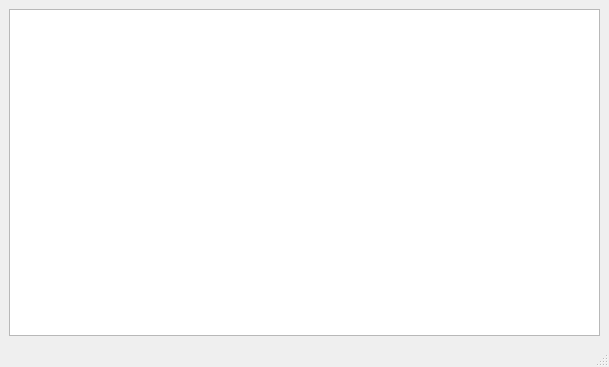
<?xml version="1.0" encoding="UTF-8"?>
<ui version="4.0">
 <class>SAKPingAssistant</class>
 <widget class="QMainWindow" name="SAKPingAssistant">
  <property name="geometry">
   <rect>
    <x>0</x>
    <y>0</y>
    <width>609</width>
    <height>367</height>
   </rect>
  </property>
  <property name="windowTitle">
   <string>MainWindow</string>
  </property>
  <widget class="QWidget" name="centralwidget">
   <layout class="QGridLayout" name="gridLayout">
    <item row="0" column="0">
     <widget class="QTableWidget" name="tableWidget"/>
    </item>
   </layout>
  </widget>
  <widget class="QStatusBar" name="statusbar"/>
 </widget>
 <resources/>
 <connections/>
</ui>
